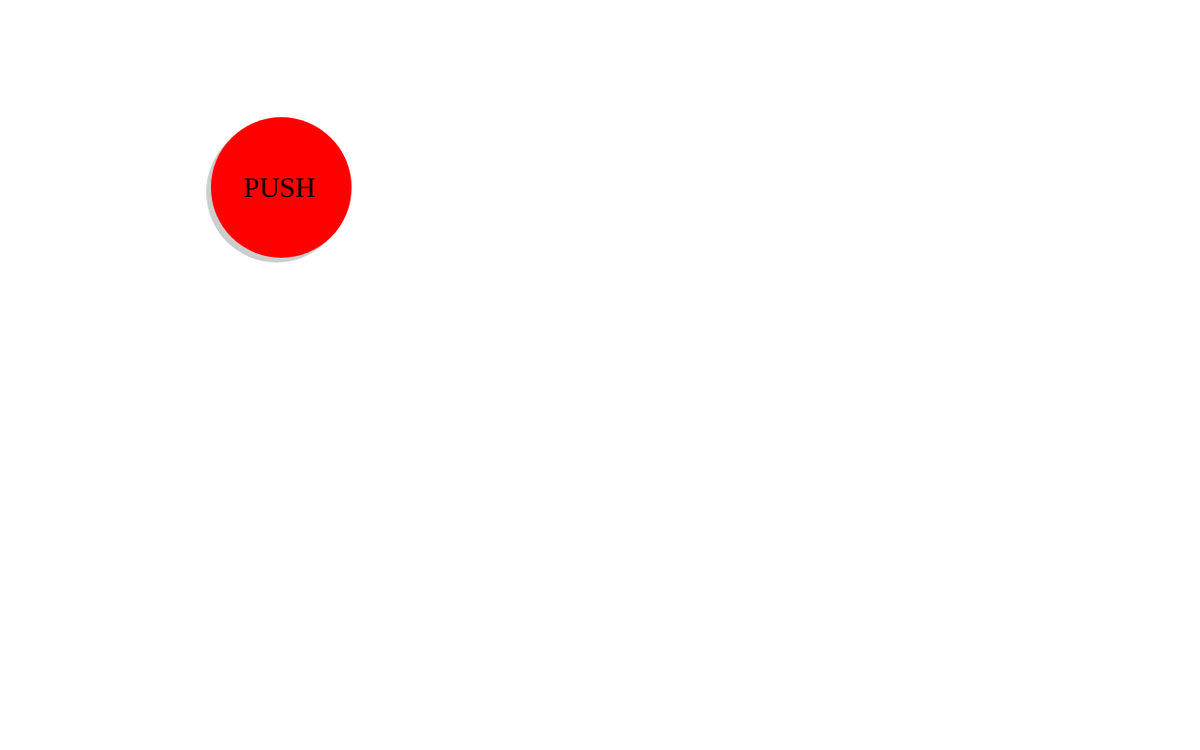
Frame 1 (no input)
Frame 60 (no input): identical to frame 1, image omitted
Frame 120 (the mouse pressed at the canvas centre since frame 60): identical to frame 1, image omitted

The p5.js sketch that drew this single still picture (run headless with seeded random() and noise() and a simulated clock; from frame 60 on, the mouse is pressed at the canvas centre):

// p5.js sketch
// ── sketch.js

var x = 300;
var y = 200;
var d = 150;
var state = false;

var tri = {
  x1:5,
  x2:40,
  y1:20,
  y2:0,
  z1:35,
  z2:40
};

var col = {
  r:0,
  g:0,
  b:0,
};

var ball = {
  x:10,
  y:10,
  dx:7,
  dy:5,

};

function setup() {
  createCanvas(1280, 800);
  var currFrameRate;
  currFrameRate = frameRate(60);
  background(0);

}

function draw() {

  if (state) {
    background(col.r,col.g,col.b,1000);
    col.r = random(0,255);
    col.g = random(0,255);
    col.b = random(0,255);

    noStroke();
    fill(col.r,col.g,col.b);
    triangle(tri.x1,tri.x2,tri.y1,tri.y2,tri.z1,tri.z2);


    tri.x1 = random(-50,1500);
    tri.x2 = random(-50,1500);
    tri.y1 = random(-50,1500);
    tri.y2 = random(-50,1500);
    tri.z1 = random(-50,1500);
    tri.z2 = random(-50,1500);

    ellipse(ball.x,ball.y,ball.dx,ball.dy);

    ball.x = random(-50,1500);
    ball.y = random(-50,1500);
    ball.dx = random(-50,1500);
    ball.dy = random(-50,1500);

  } else {
    background(255);
  }

  push();
  noStroke();
  fill(0,0,0,50);
  ellipse(295,205,150,150);
  pop();


  push();
  noStroke();
  fill(255,0,0);
  ellipse(x,y,d,d);
  pop();


  textSize(30);
  fill(0);
  textFont("HammersmithOne");
  text("PUSH",260, 210);




}

function mousePressed() {
  if (dist(mouseX, mouseY, x, y) < d/2) {
    state = !state;
  }
}
